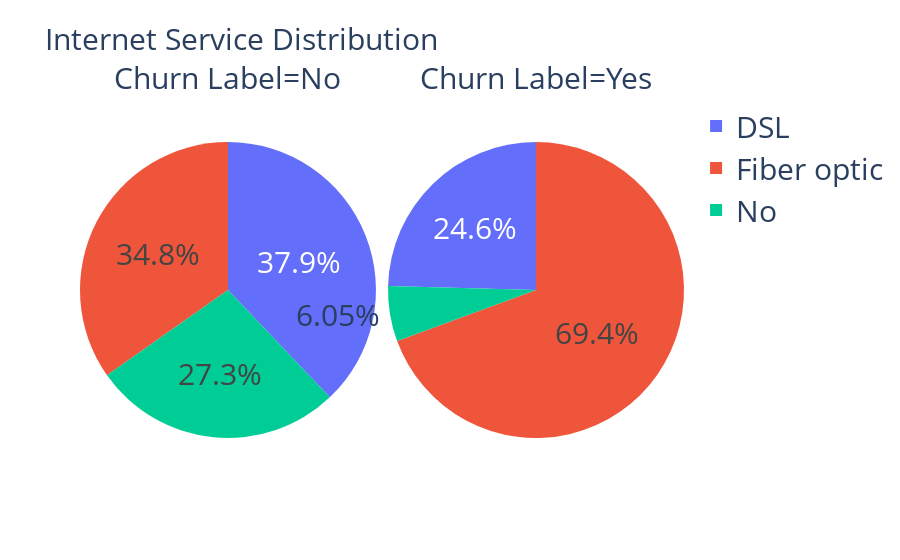

The notebook cell this image was saved under:
### Code cell
g_is = df.groupby(['Internet Service','Churn Label'])['Churn Value'].count().reset_index()
fig1 = px.pie(g_is, values = 'Churn Value', names = 'Internet Service', facet_col = 'Churn Label', title = 'Internet Service Distribution')

fig1.update_layout(
    title_font=dict(size=30),
    legend_font=dict(size=30),
    font=dict(size=30)
)
fig1.update_traces(textfont_size=30)
fig1.show()

### Figure 1 — Plotly figure (JSON) as saved in the notebook; plotly's stock layout.template omitted (floating-point values rounded to 4 significant figures)
{"data": [{"domain": {"x": [0, 0.49], "y": [0, 1]}, "hovertemplate": "Churn Label=No<br>Internet Service=%{label}<br>Churn Value=%{value}<extra></extra>", "labels": ["DSL", "Fiber optic", "No"], "legendgroup": "", "name": "", "showlegend": true, "textfont": {"size": 30}, "type": "pie", "values": [1962, 1799, 1413]}, {"domain": {"x": [0.51, 1], "y": [0, 1]}, "hovertemplate": "Churn Label=Yes<br>Internet Service=%{label}<br>Churn Value=%{value}<extra></extra>", "labels": ["DSL", "Fiber optic", "No"], "legendgroup": "", "name": "", "showlegend": true, "textfont": {"size": 30}, "type": "pie", "values": [459, 1297, 113]}], "layout": {"annotations": [{"font": {}, "showarrow": false, "text": "Churn Label=No", "x": 0.245, "xanchor": "center", "xref": "paper", "y": 1, "yanchor": "bottom", "yref": "paper"}, {"font": {}, "showarrow": false, "text": "Churn Label=Yes", "x": 0.755, "xanchor": "center", "xref": "paper", "y": 1, "yanchor": "bottom", "yref": "paper"}], "font": {"size": 30}, "legend": {"font": {"size": 30}, "tracegroupgap": 0}, "title": {"font": {"size": 30}, "text": "Internet Service Distribution"}}}
